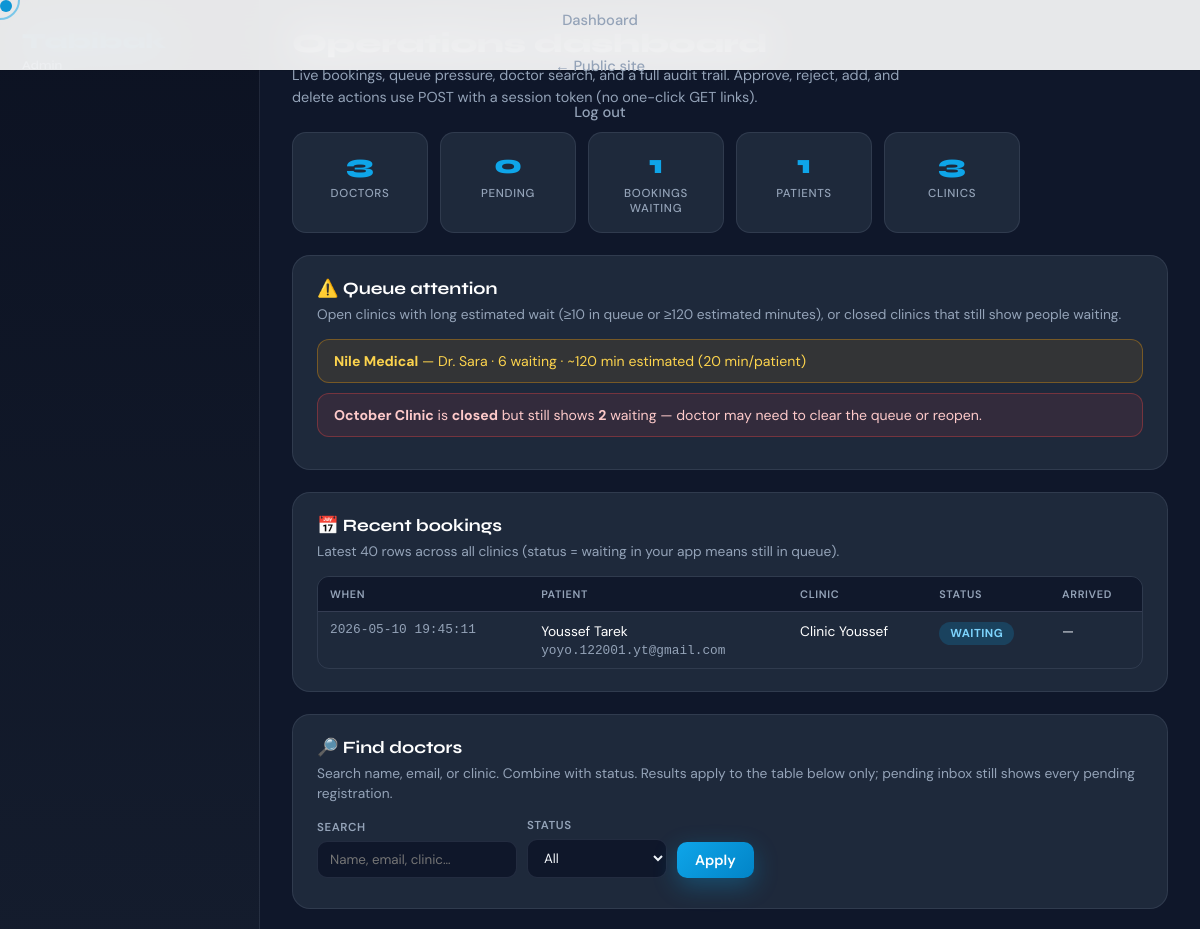
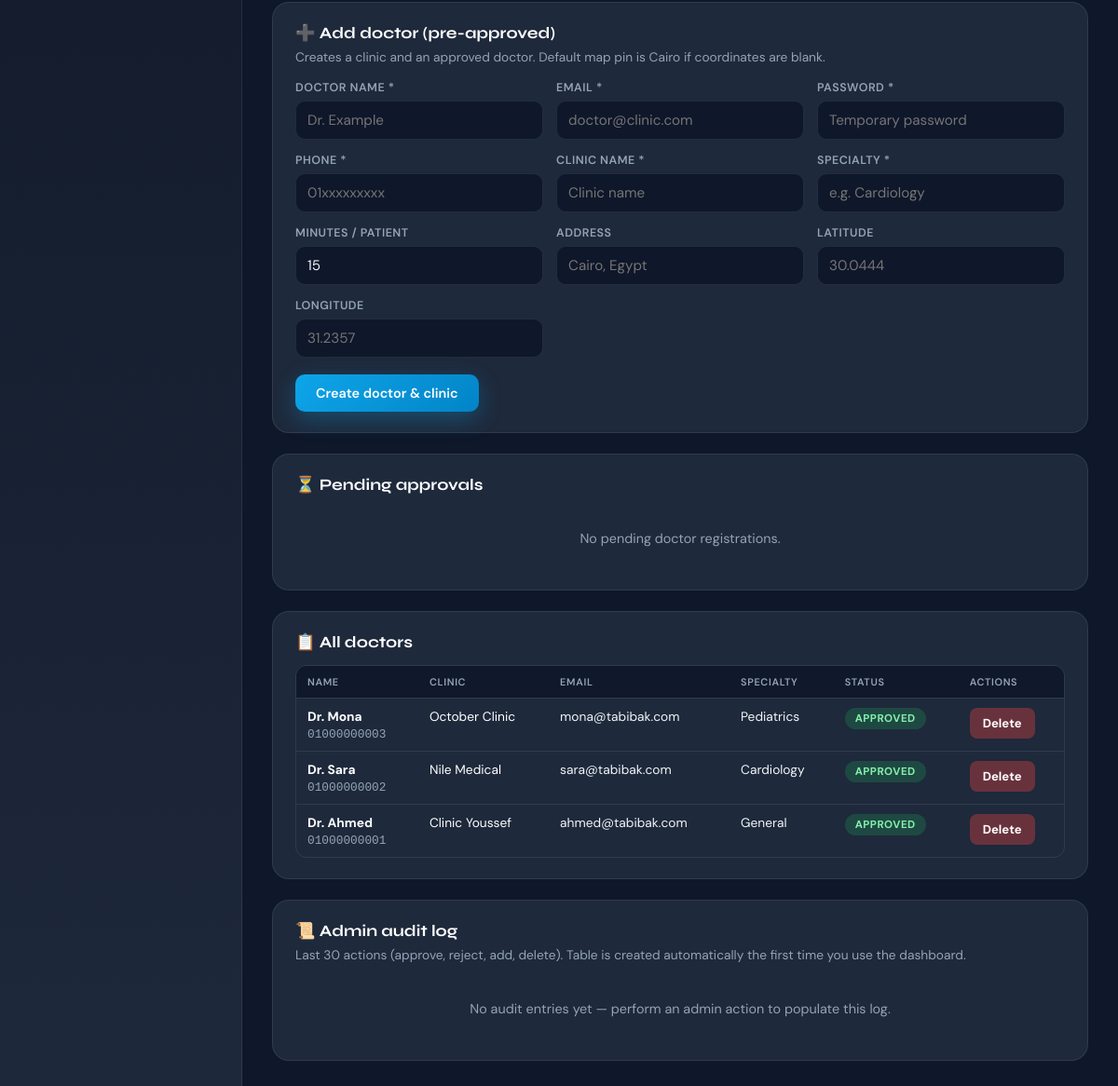
Before: /admin (signed in) with the older database file (2 pictures, top to bottom).
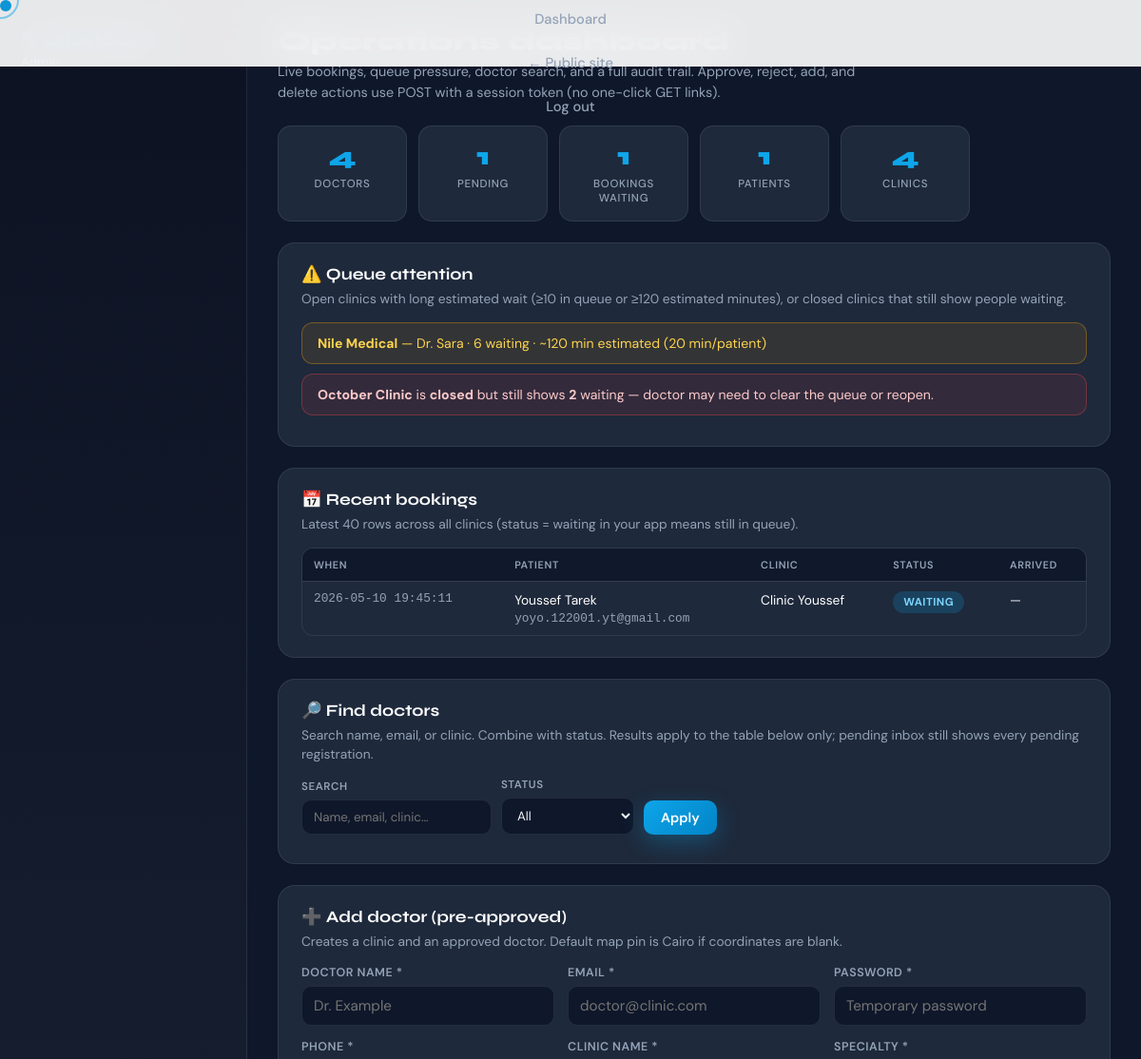
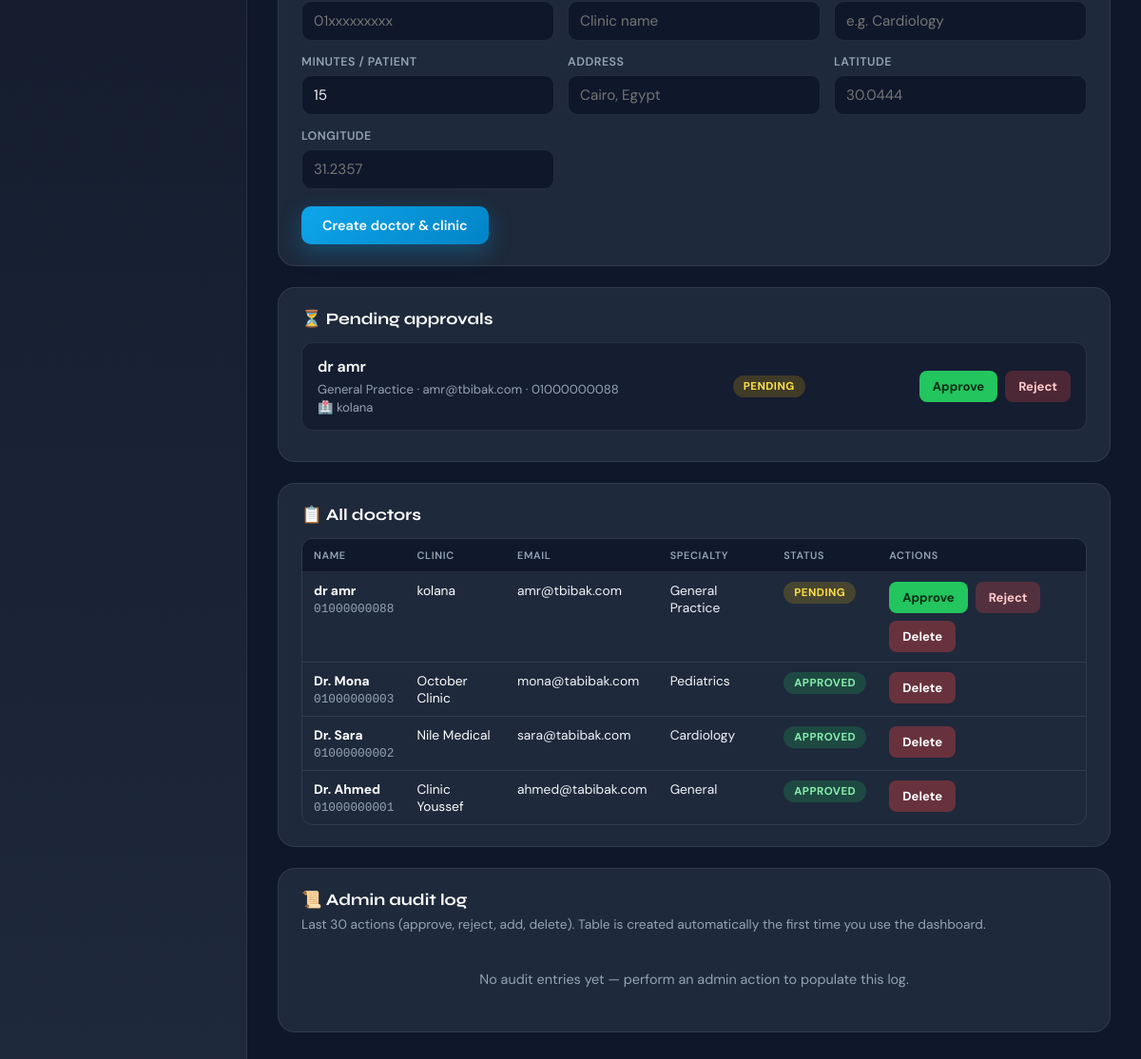
After: the same page with the newer database file (2 pictures, top to bottom).
### tables this page shows
CREATE TABLE clinics (
        id INTEGER PRIMARY KEY,
        name TEXT,
        doctor TEXT,
        specialty TEXT,
        patients_waiting INTEGER,
        minutes_per_patient INTEGER,
        is_open INTEGER
    , latitude REAL DEFAULT 0, longitude REAL DEFAULT 0, address TEXT DEFAULT '');

CREATE TABLE bookings (
        id INTEGER PRIMARY KEY,
        patient_id INTEGER,
        clinic_id INTEGER,
        booked_at TIMESTAMP DEFAULT CURRENT_TIMESTAMP,
        status TEXT DEFAULT 'waiting'
    , arrived INTEGER DEFAULT 0, reviewed INTEGER DEFAULT 0);

CREATE TABLE patients (
        id INTEGER PRIMARY KEY,
        name TEXT,
        email TEXT,
        password TEXT,
        age INTEGER,
        blood_type TEXT,
        phone TEXT
    );

CREATE TABLE doctors (
        id INTEGER PRIMARY KEY,
        name TEXT,
        email TEXT,
        password TEXT,
        clinic_id INTEGER,
        is_arrived INTEGER,
        phone TEXT,
        specialty TEXT,
        status TEXT DEFAULT 'pending'
    );

### app.py (the view)
@app.route("/admin")
@login_required('admin')
def admin():
    ensure_admin_schema()
    conn = get_db()
    cursor = conn.cursor()
    filter_q = request.args.get('q', '').strip()
    filter_status = request.args.get('status', 'all')
    doctor_query = """
        SELECT doctors.*, clinics.name as clinic_name
        FROM doctors
        LEFT JOIN clinics ON doctors.clinic_id = clinics.id
        WHERE 1=1
    """
    params = []
    if filter_q:
        doctor_query += " AND (doctors.name LIKE ? OR doctors.email LIKE ? OR clinics.name LIKE ?)"
        like = f"%{filter_q}%"
        params.extend([like, like, like])
    if filter_status != 'all':
        doctor_query += " AND doctors.status = ?"
        params.append(filter_status)
    doctor_query += " ORDER BY doctors.id DESC"
    cursor.execute(doctor_query, params)
    doctors = cursor.fetchall()
    cursor.execute("""
        SELECT doctors.*, clinics.name as clinic_name
        FROM doctors
        LEFT JOIN clinics ON doctors.clinic_id = clinics.id
        WHERE doctors.status = 'pending'
        ORDER BY doctors.id DESC
    """)
    pending_list = cursor.fetchall()
    cursor.execute("SELECT COUNT(*) as count FROM doctors WHERE status = 'pending'")
    pending_doctors = cursor.fetchone()['count']
    cursor.execute("SELECT COUNT(*) as count FROM patients")
    total_patients = cursor.fetchone()['count']
    cursor.execute("SELECT COUNT(*) as count FROM clinics")
    total_clinics = cursor.fetchone()['count']
    cursor.execute("SELECT COUNT(*) as count FROM bookings WHERE status = 'waiting'")
    bookings_waiting = cursor.fetchone()['count']
    cursor.execute("""
        SELECT id, name, doctor, patients_waiting, minutes_per_patient,
               patients_waiting * minutes_per_patient as est_wait, is_open
        FROM clinics
        WHERE is_open = 1 AND (patients_waiting >= 10 OR patients_waiting * minutes_per_patient >= 120)
    """)
    queue_hot = cursor.fetchall()
    cursor.execute("""
        SELECT id, name, doctor, patients_waiting, minutes_per_patient,
               patients_waiting * minutes_per_patient as est_wait, is_open
        FROM clinics
        WHERE is_open = 0 AND patients_waiting > 0
    """)
    queue_closed_busy = cursor.fetchall()
    cursor.execute("""
        SELECT bookings.id, bookings.booked_at, bookings.status, bookings.arrived,
               patients.name, patients.email, patients.id as patient_id,
               clinics.name as clinic_name
        FROM bookings
        JOIN patients ON bookings.patient_id = patients.id
        JOIN clinics ON bookings.clinic_id = clinics.id
        ORDER BY bookings.booked_at DESC
        LIMIT 40
    """)
    recent_bookings = cursor.fetchall()
    cursor.execute("SELECT * FROM admin_audit_log ORDER BY created_at DESC LIMIT 30")
    audit_log = cursor.fetchall()
    if 'csrf_token' not in session:
        import secrets
        session['csrf_token'] = secrets.token_hex(16)
    conn.close()
    return render_template("admin.html",
        doctors=doctors,
        total_doctors=len(doctors),
        pending_doctors=pending_doctors,
        pending_list=pending_list,
        total_patients=total_patients,
        total_clinics=total_clinics,
        bookings_waiting=bookings_waiting,
        queue_hot=queue_hot,
        queue_closed_busy=queue_closed_busy,
        recent_bookings=recent_bookings,
        audit_log=audit_log,
        filter_q=filter_q,
        filter_status=filter_status,
        csrf_token=session.get('csrf_token', ''))

### templates/admin.html (shortened to what this page needs)
{% extends 'base.html' %}
{% block content %}
<div class="layout">
    <aside class="sidebar">
        <div class="brand">Tabibak <span>Admin</span></div>
        <nav class="nav-links">
            <a href="{{ url_for('admin') }}">Dashboard</a>
            <a href="/">← Public site</a>
            <a href="{{ url_for('admin_logout') }}">Log out</a>
        </nav>
    </aside>
    <div class="main">
        <div class="topbar">
            <h1>Operations dashboard</h1>
            <p>Live bookings, queue pressure, doctor search, and a full audit trail. Approve, reject, add, and delete actions use POST with a session token (no one-click GET links).</p>
        </div>
        <div class="stats">
            <div class="stat">
                <div class="stat-num">{{ total_doctors }}</div>
                <div class="stat-label">Doctors</div>
            </div>
            <div class="stat">
                <div class="stat-num">{{ pending_doctors }}</div>
                <div class="stat-label">Pending</div>
            </div>
            <div class="stat">
                <div class="stat-num">{{ bookings_waiting }}</div>
                <div class="stat-label">Bookings waiting</div>
            </div>
            <div class="stat">
                <div class="stat-num">{{ total_patients }}</div>
                <div class="stat-label">Patients</div>
            </div>
            <div class="stat">
                <div class="stat-num">{{ total_clinics }}</div>
                <div class="stat-label">Clinics</div>
            </div>
        </div>
        <div class="card">
            <h2>⚠️ Queue attention</h2>
            <p class="card-sub">Open clinics with long estimated wait (≥10 in queue or ≥120 estimated minutes), or closed clinics that still show people waiting.</p>
            {% for c in queue_hot %}
            <div class="alert-banner warn">
                <strong>{{ c[1] }}</strong> — {{ c[2] }} · {{ c[3] }} waiting · ~{{ c[5] }} min estimated ({{ c[4] }} min/patient)
            </div>
            {% endfor %}
            {% for c in queue_closed_busy %}
            <div class="alert-banner danger">
                <strong>{{ c[1] }}</strong> is <strong>closed</strong> but still shows <strong>{{ c[3] }}</strong> waiting — doctor may need to clear the queue or reopen.
            </div>
            {% endfor %}
        </div>
        <div class="card">
            <h2>📅 Recent bookings</h2>
            <p class="card-sub">Latest 40 rows across all clinics (status = waiting in your app means still in queue).</p>
            {% if recent_bookings|length == 0 %}
                <div class="no-data">No bookings yet.</div>
            {% else %}
                <div class="table-wrap">
                    <table>
                        <thead>
                            <tr>
                                <th>When</th>
                                <th>Patient</th>
                                <th>Clinic</th>
                                <th>Status</th>
                                <th>Arrived</th>
                            </tr>
                        </thead>
                        <tbody>
                            {% for b in recent_bookings %}
                            <tr>
                                <td class="mono">{{ b[1] }}</td>
                                <td><span style="color:white">{{ b[4] }}</span><br><span class="mono">{{ b[5] }}</span></td>
                                <td style="color:white">{{ b[7] }}</td>
                                <td><span class="badge badge-wait">{{ b[2] }}</span></td>
                                <td>{% if b[3] %}✅{% else %}—{% endif %}</td>
                            </tr>
                            {% endfor %}
                        </tbody>
                    </table>
                </div>
            {% endif %}
        </div>
        <div class="card">
            <h2>🔎 Find doctors</h2>
            <p class="card-sub">Search name, email, or clinic. Combine with status. Results apply to the table below only; pending inbox still shows every pending registration.</p>
            <form class="filter-bar" method="get" action="{{ url_for('admin') }}">
                <label>Search
                    <input type="search" name="q" value="{{ filter_q }}" placeholder="Name, email, clinic…">
                </label>
                <label>Status
                    <select name="status">
                        <option value="all" {% if filter_status == 'all' %}selected{% endif %}>All</option>
                    </select>
                </label>
                <button type="submit" class="btn btn-primary" style="padding:9px 18px;">Apply</button>
            </form>
        </div>
        <div class="card">
            <h2>➕ Add doctor (pre-approved)</h2>
            <p class="card-sub">Creates a clinic and an approved doctor. Default map pin is Cairo if coordinates are blank.</p>
            <form method="post" action="{{ url_for('admin_add_doctor') }}" autocomplete="off">
                <div class="form-grid">
                    <label>Doctor name *
                        <input type="text" name="name" required placeholder="Dr. Example">
                    </label>
                    <label>Email *
                        <input type="email" name="email" required placeholder="doctor@clinic.com">
                    </label>
                    <label>Password *
                        <input type="text" name="password" required placeholder="Temporary password">
                    </label>
                    <label>Phone *
                        <input type="text" name="phone" required placeholder="01xxxxxxxxx">
                    </label>
                    <label>Clinic name *
                        <input type="text" name="clinic_name" required placeholder="Clinic name">
                    </label>
                    <label>Specialty *
                        <input type="text" name="specialty" required placeholder="e.g. Cardiology">
                    </label>
                    <label>Minutes / patient
                        <input type="number" name="minutes_per_patient" value="15" min="5" max="120">
                    </label>
                    <label>Address
                        <input type="text" name="address" placeholder="Cairo, Egypt">
                    </label>
                    <label>Latitude
                        <input type="text" name="latitude" placeholder="30.0444">
                    </label>
                    <label>Longitude
                        <input type="text" name="longitude" placeholder="31.2357">
                    </label>
                </div>
                <div class="form-actions">
                    <button type="submit" class="btn btn-primary">Create doctor & clinic</button>
                </div>
            </form>
        </div>
        <div class="card">
            <h2>⏳ Pending approvals</h2>
            {% for doctor in pending_list %}
            <div class="doctor-row">
                <div class="doctor-info">
                    <h3>{{ doctor[1] }}</h3>
                    <p>{{ doctor[7] }} · {{ doctor[2] }} · {{ doctor[6] }}</p>
                    {% if doctor[9] %}<p class="clinic-tag">🏥 {{ doctor[9] }}</p>{% endif %}
                </div>
                <span class="badge badge-pending">Pending</span>
                <div class="action-btns">
                    <form class="inline-form" method="post" action="{{ url_for('approve_doctor', doctor_id=doctor[0]) }}">
                        <button type="submit" class="btn-approve">Approve</button>
                    </form>
                    <form class="inline-form" method="post" action="{{ url_for('reject_doctor', doctor_id=doctor[0]) }}" onsubmit="return confirm('Reject and delete this registration and clinic?');">
                        <button type="submit" class="btn-reject">Reject</button>
                    </form>
                </div>
            </div>
            {% endfor %}
            {% if pending_doctors == 0 %}
                <div class="no-data">No pending doctor registrations.</div>
            {% endif %}
        </div>
        <div class="card">
            <h2>📋 All doctors</h2>
            {% if doctors|length == 0 %}
                <div class="no-data">No doctors match the current filters.</div>
            {% else %}
                <div class="table-wrap">
                    <table>
                        <thead>
                            <tr>
                                <th>Name</th>
                                <th>Clinic</th>
                                <th>Email</th>
                                <th>Specialty</th>
                                <th>Status</th>
                                <th>Actions</th>
                            </tr>
                        </thead>
                        <tbody>
                            {% for doctor in doctors %}
                            <tr>
                                <td><strong style="color:white">{{ doctor[1] }}</strong><br><span class="mono">{{ doctor[6] }}</span></td>
                                <td style="color:white">{{ doctor[9] or '—' }}</td>
                                <td>{{ doctor[2] }}</td>
                                <td>{{ doctor[7] }}</td>
                                <td>
                                    {% if doctor[8] == 'pending' %}
                                        <span class="badge badge-pending">Pending</span>
                                    {% else %}
                                        <span class="badge badge-approved">Approved</span>
                                    {% endif %}
                                </td>
                                <td>
                                    <div class="action-btns">
                                        {% if doctor[8] == 'pending' %}
                                        <form class="inline-form" method="post" action="{{ url_for('approve_doctor', doctor_id=doctor[0]) }}">
                                            <button type="submit" class="btn-approve">Approve</button>
                                        </form>
                                        <form class="inline-form" method="post" action="{{ url_for('reject_doctor', doctor_id=doctor[0]) }}" onsubmit="return confirm('Reject and delete this registration?');">
                                            <button type="submit" class="btn-reject">Reject</button>
                                        </form>
                                        {% endif %}
                                        <form class="inline-form" method="post" action="{{ url_for('admin_delete_doctor', doctor_id=doctor[0]) }}" onsubmit="return confirm('Delete this doctor and clinic? Bookings and reviews for this clinic will be removed.');">
                                            <button type="submit" class="btn-delete">Delete</button>
                                        </form>
                                    </div>
                                </td>
                            </tr>
                            {% endfor %}
                        </tbody>
                    </table>
                </div>
            {% endif %}
        </div>
        <div class="card">
            <h2>📜 Admin audit log</h2>
            <p class="card-sub">Last 30 actions (approve, reject, add, delete). Table is created automatically the first time you use the dashboard.</p>
            {% if audit_log|length == 0 %}
                <div class="no-data">No audit entries yet — perform an admin action to populate this log.</div>
            {% endif %}
        </div>
    </div>
</div>
{% endblock %}

### templates/base.html (shortened to what this page needs)
<!DOCTYPE html>
<html lang="en" id="htmlRoot">
<head>
    <link rel="stylesheet" href="{{ url_for('static', filename='style.css') }}">
</head>
<body class="{% block body_class %}{% endblock %}">
    <div class="main-content">
        {% block content %}{% endblock %}
    </div>
</body>
</html>

Changed rows visible on the page:
added doctors: name "dr amr", specialty "General Practice", email "amr@tbibak.com", phone "01000000088", name "kolana", status "PENDING"
Other visible differences:
{{ total_doctors }}: "3" → "4"
{{ pending_doctors }}: "0" → "1"
{{ total_clinics }}: "3" → "4"
text no longer shown: "No pending doctor registrations."
